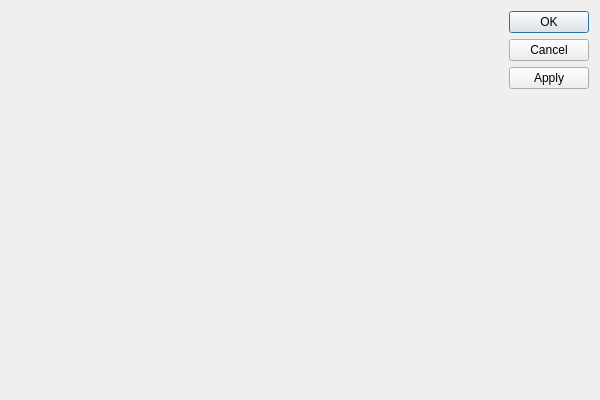
<?xml version="1.0" encoding="UTF-8"?>
<ui version="4.0">
 <class>DialogIntelRealSense</class>
 <widget class="QDialog" name="DialogIntelRealSense">
  <property name="geometry">
   <rect>
    <x>0</x>
    <y>0</y>
    <width>600</width>
    <height>400</height>
   </rect>
  </property>
  <property name="windowTitle">
   <string>Dialog</string>
  </property>
  <layout class="QGridLayout" name="gridLayout_2">
   <item row="0" column="1">
    <widget class="QDialogButtonBox" name="buttonBox">
     <property name="locale">
      <locale language="German" country="Germany"/>
     </property>
     <property name="orientation">
      <enum>Qt::Vertical</enum>
     </property>
     <property name="standardButtons">
      <set>QDialogButtonBox::Apply|QDialogButtonBox::Cancel|QDialogButtonBox::Ok</set>
     </property>
    </widget>
   </item>
   <item row="0" column="0">
    <widget class="ParamEditorWidget" name="paramEditorWidget">
     <property name="splitterPosition">
      <number>250</number>
     </property>
     <property name="showDescriptions">
      <bool>true</bool>
     </property>
     <property name="immediatelyModifyPluginParamsAfterChange">
      <bool>false</bool>
     </property>
     <property name="collapsed">
      <bool>false</bool>
     </property>
    </widget>
   </item>
  </layout>
 </widget>
 <customwidgets>
  <customwidget>
   <class>ParamEditorWidget</class>
   <extends>QWidget</extends>
   <header>paramEditorWidget.h</header>
  </customwidget>
 </customwidgets>
 <resources/>
 <connections/>
</ui>
